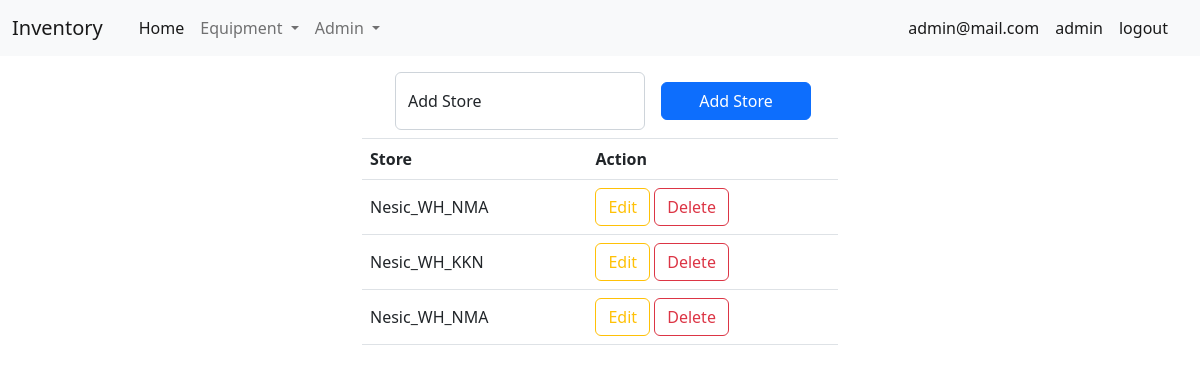
The page /admin/store (signed in) on the database its author committed.
### tables this page shows
CREATE TABLE "tb_store" (
	"no"	INTEGER NOT NULL,
	"access"	TEXT,
	"store"	TEXT,
	PRIMARY KEY("no")
);

### app_admin.py (the view)
@app_admin.route("/admin/store")
def page_location():
    if "email" not in session:
        return redirect("/login")
    else:
        def get_data_tb():
            con = sqlite3.connect("db/db.db")
            cur = con.cursor()
            sql = 'select * from tb_store'
            curs = cur.execute(sql)
            data = curs.fetchall()
            return data
        data = get_data_tb()
        return render_template("admin/store.html", data=data)

### templates/admin/store.html (shortened to what this page needs)
<!DOCTYPE html>
<html lang="en">
<head>
    <link rel="stylesheet" href="/static/css/bootstrap_5-2-2.css">
</head>
<body>
    {% include "/menu.html" %}
    <div class="container mt-3" style="width: 450px;">
        <form action="/admin/store/fn_add_store" method="POST" class="d-flex m-2 align-items-center">
            <div class="form-floating me-3">
                <input type="text" style="width: 250px;" class="form-control" id="" placeholder="access" name="store"
                    required>
                <label for="floatingInput">Add Store</label>
            </div>
            <div class="">
                <button type="submit" class="btn btn-primary" style="width: 150px;">Add Store</button>
            </div>
        </form>
    </div>
    <div class="container" style="width: 500px;">
        <table class="table border-top">
            <thead>
                <tr>
                    <th scope="col">Store</th>
                    <th scope="col">Action</th>
                </tr>
            </thead>
            <tbody>
                {% for row in data %}
                <tr>
                    <td class="align-middle">{{row[2]}}</td>
                    <td>
                        <button type="button" class="btn btn-outline-warning" data-bs-toggle="modal"
                            data-bs-target="#staticBackdrop{{row[0]}}">
                            Edit
                        </button>
                        <button type="button" class="btn btn-outline-danger" data-bs-toggle="modal"
                            data-bs-target="#exampleModal{{row[0]}}">
                            Delete
                        </button>
                    </td>
                </tr>
                {% endfor %}
            </tbody>
        </table>
    </div>
</body>
</html>

### rows shown on the page
tb_store: store "Nesic_WH_NMA"
tb_store: store "Nesic_WH_KKN"
tb_store: store "Nesic_WH_NMA"

### other values the page prints
{{ session["email"] }} "admin@mail.com"
{{ session["access"] }} "admin"
